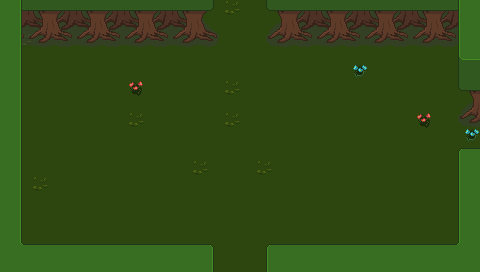

Tiled map render using the project's own tile images. Description and the whole map definition, tile-layer contents included, below:
An orthogonal 30x17 tile map with 16x16 px tiles, 3 tile layers (Base, Ground, Upper) and 4 objects (3x Entrance, ResourceSpawn).

<map version="1.4" tiledversion="1.4.1" orientation="orthogonal" renderorder="right-down" width="30" height="17" tilewidth="16" tileheight="16" infinite="0" nextlayerid="22" nextobjectid="49">
 <properties>
  <property name="Outside" type="bool" value="false" />
  <property name="ResourcesMinMax" value="30-60" />
 </properties>
 <tileset firstgid="1" source="../Tilesets/tilesetManorGrounds.tsx" />
 <layer id="19" name="Base" width="30" height="17">
  <data encoding="csv">
246,289,289,27,27,205,27,289,27,289,283,289,27,289,283,289,27,27,205,205,205,289,289,27,205,205,289,289,205,246,
246,27,289,289,205,289,27,205,205,289,27,27,205,205,27,289,27,289,289,27,27,205,289,27,205,27,289,205,27,246,
246,283,27,27,27,205,205,205,205,289,289,205,205,27,289,27,289,27,205,289,27,205,27,27,205,27,289,27,205,246,
246,27,289,27,27,27,27,289,289,205,205,289,205,205,205,289,205,27,289,289,205,27,205,205,27,27,289,27,27,246,
246,27,27,27,27,27,27,27,289,205,205,289,289,27,205,289,205,27,27,27,205,205,36,27,27,289,27,289,27,246,
289,27,289,205,289,27,205,289,77,27,289,205,205,205,283,289,289,27,289,289,27,289,205,27,205,289,27,27,205,205,
205,27,289,205,27,27,27,289,27,27,27,27,205,289,27,289,289,205,205,289,205,205,27,27,205,289,205,289,27,27,
27,289,289,27,27,289,289,289,283,205,289,27,205,205,283,289,205,205,205,205,27,205,27,205,27,27,77,27,289,289,
205,205,205,27,27,27,27,289,289,27,205,205,205,27,205,27,27,205,27,289,289,205,27,289,27,289,27,205,289,36,
289,27,205,27,289,205,27,27,205,205,289,205,289,205,289,289,289,27,205,205,289,289,27,289,205,27,27,289,27,27,
246,27,205,205,27,289,27,205,27,205,205,205,283,205,289,27,283,205,205,27,205,205,289,289,205,27,27,27,27,246,
246,27,283,289,205,289,27,27,289,27,289,205,27,27,289,205,27,205,27,289,27,27,205,27,289,205,205,27,27,246,
246,27,27,289,205,289,289,289,289,27,205,289,289,27,27,205,27,205,289,27,27,27,205,27,289,289,27,27,27,246,
246,27,205,289,27,27,205,205,27,27,289,289,289,289,289,289,205,289,205,205,27,205,205,205,27,289,289,205,27,246,
246,27,27,289,289,27,27,205,289,205,205,205,289,289,205,205,27,205,27,289,27,205,27,289,27,205,27,289,27,246,
246,27,289,205,27,289,27,27,289,205,289,289,289,289,27,289,27,205,205,27,205,289,205,205,27,289,27,289,27,246,
246,246,246,246,246,246,246,246,246,246,246,246,246,27,289,27,27,246,246,246,246,246,246,246,246,246,246,246,246,246
</data>
 </layer>
 <layer id="20" name="Ground" width="30" height="17">
  <data encoding="csv">
41,222,223,221,222,223,221,222,223,221,222,223,224,0,0,0,0,220,221,222,223,221,222,223,221,222,223,221,222,41,
41,247,248,246,247,248,246,247,248,246,247,248,249,0,0,0,0,245,246,247,248,246,247,248,246,247,248,246,247,41,
41,272,273,271,272,273,271,272,273,271,272,273,274,275,0,0,269,270,271,272,273,271,272,273,271,272,273,271,272,41,
41,42,0,0,0,0,0,0,0,0,0,0,0,0,0,0,0,0,0,0,0,0,0,0,0,0,0,0,65,66,
41,42,0,0,0,0,0,0,0,0,0,0,0,0,0,0,0,0,0,0,0,0,0,0,0,0,0,0,194,44,
41,42,0,0,0,0,0,0,0,0,0,0,0,0,0,0,0,0,0,0,0,0,0,0,0,0,0,0,219,220,
41,42,0,0,0,0,0,0,0,0,0,0,0,0,0,0,0,0,0,0,0,0,0,0,0,0,0,0,244,245,
41,42,0,0,0,0,0,0,0,0,0,0,0,0,0,0,0,0,0,0,0,0,0,0,0,0,0,0,269,270,
41,42,0,0,0,0,0,0,0,0,0,0,0,0,0,0,0,0,0,0,0,0,0,0,0,0,0,0,0,0,
41,42,0,0,0,0,0,0,0,0,0,0,0,0,0,0,0,0,0,0,0,0,0,0,0,0,0,0,0,0,
41,42,0,0,0,0,0,0,0,0,0,0,0,0,0,0,0,0,0,0,0,0,0,0,0,0,0,0,40,41,
41,42,0,0,0,0,0,0,0,0,0,0,0,0,0,0,0,0,0,0,0,0,0,0,0,0,0,0,40,41,
41,42,0,0,0,0,0,0,0,0,0,0,0,0,0,0,0,0,0,0,0,0,0,0,0,0,0,0,40,41,
41,42,0,0,0,0,0,0,0,0,0,0,0,0,0,0,0,0,0,0,0,0,0,0,0,0,0,0,40,41,
41,42,0,0,0,0,0,0,0,0,0,0,0,0,0,0,0,0,0,0,0,0,0,0,0,0,0,0,40,41,
41,93,0,0,0,0,0,0,0,0,0,0,0,0,0,0,0,0,0,0,0,0,0,0,0,0,0,0,95,41,
41,41,41,41,41,41,41,41,41,41,41,41,41,42,0,0,40,41,41,41,41,41,41,41,41,41,41,41,41,41
</data>
 </layer>
 <layer id="21" name="Upper" width="30" height="17">
  <data encoding="csv">
0,42,0,0,0,0,0,0,0,0,0,0,0,225,0,0,219,0,0,0,0,0,0,0,0,0,0,0,40,0,
0,42,0,0,0,0,0,0,0,0,0,0,0,250,0,0,244,0,0,0,0,0,0,0,0,0,0,0,40,0,
0,42,0,0,0,0,0,0,0,0,0,0,0,0,0,0,0,0,0,0,0,0,0,0,0,0,0,0,40,0,
0,0,0,0,0,0,0,0,0,0,0,0,0,0,0,0,0,0,0,0,0,0,0,0,0,0,0,0,0,0,
0,0,0,0,0,0,0,0,0,0,0,0,0,0,0,0,0,0,0,0,0,0,0,0,0,0,0,0,0,0,
0,0,0,0,0,0,0,0,0,0,0,0,0,0,0,0,0,0,0,0,0,0,0,0,0,0,0,0,0,0,
0,0,0,0,0,0,0,0,0,0,0,0,0,0,0,0,0,0,0,0,0,0,0,0,0,0,0,0,0,0,
0,0,0,0,0,0,0,0,0,0,0,0,0,0,0,0,0,0,0,0,0,0,0,0,0,0,0,0,0,0,
0,0,0,0,0,0,0,0,0,0,0,0,0,0,0,0,0,0,0,0,0,0,0,0,0,0,0,0,0,0,
0,0,0,0,0,0,0,0,0,0,0,0,0,0,0,0,0,0,0,0,0,0,0,0,0,0,0,0,15,16,
0,0,0,0,0,0,0,0,0,0,0,0,0,0,0,0,0,0,0,0,0,0,0,0,0,0,0,0,0,0,
0,0,0,0,0,0,0,0,0,0,0,0,0,0,0,0,0,0,0,0,0,0,0,0,0,0,0,0,0,0,
0,0,0,0,0,0,0,0,0,0,0,0,0,0,0,0,0,0,0,0,0,0,0,0,0,0,0,0,0,0,
0,0,0,0,0,0,0,0,0,0,0,0,0,0,0,0,0,0,0,0,0,0,0,0,0,0,0,0,0,0,
0,0,0,0,0,0,0,0,0,0,0,0,0,0,0,0,0,0,0,0,0,0,0,0,0,0,0,0,0,0,
0,0,16,16,16,16,16,16,16,16,16,16,16,17,0,0,15,16,16,16,16,16,16,16,16,16,16,16,0,0,
0,0,0,0,0,0,0,0,0,0,0,0,0,0,0,0,0,0,0,0,0,0,0,0,0,0,0,0,0,0
</data>
 </layer>
 <objectgroup id="4" name="Travel">
  <object id="20" name="Entrance" x="208" y="268" width="64" height="4">
   <properties>
    <property name="EntranceDir" value="Up" />
    <property name="Map" value="mapForest_09" />
   </properties>
  </object>
  <object id="28" name="Entrance" x="476" y="128" width="4" height="32">
   <properties>
    <property name="EntranceDir" value="Left" />
    <property name="Map" value="mapForest_06" />
   </properties>
  </object>
  <object id="48" name="Entrance" x="208" y="0" width="64" height="4">
   <properties>
    <property name="EntranceDir" value="Down" />
    <property name="Map" value="mapForest_01" />
   </properties>
  </object>
 </objectgroup>
 <objectgroup id="5" name="MapObject">
  <object id="40" name="ResourceSpawn" x="96.2798" y="54.0405" width="124.333" height="96.333">
   <properties>
    <property name="Resources" value="20" />
   </properties>
  </object>
 </objectgroup>
 <objectgroup id="6" name="Character" />
</map>
